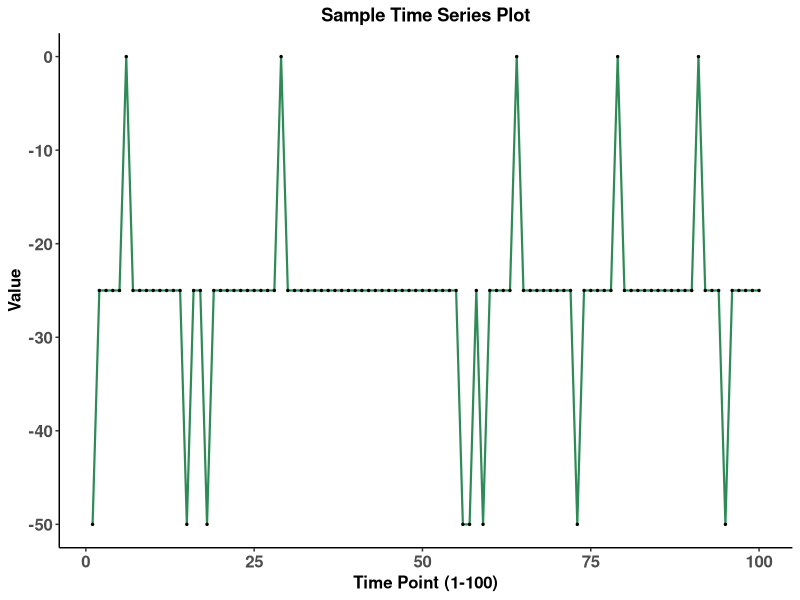
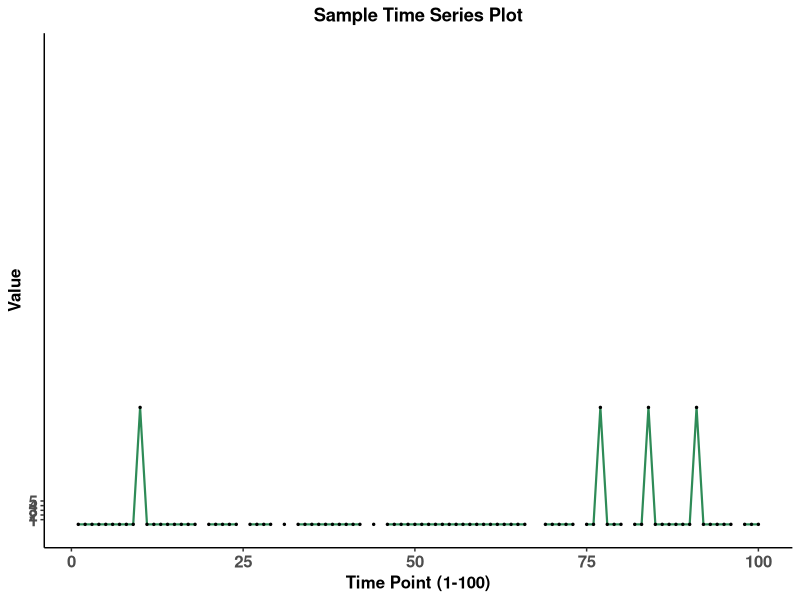
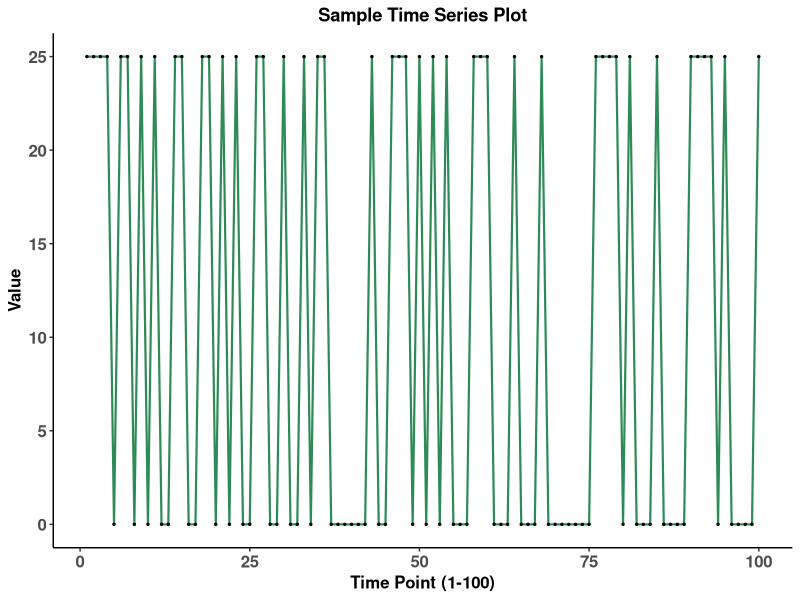
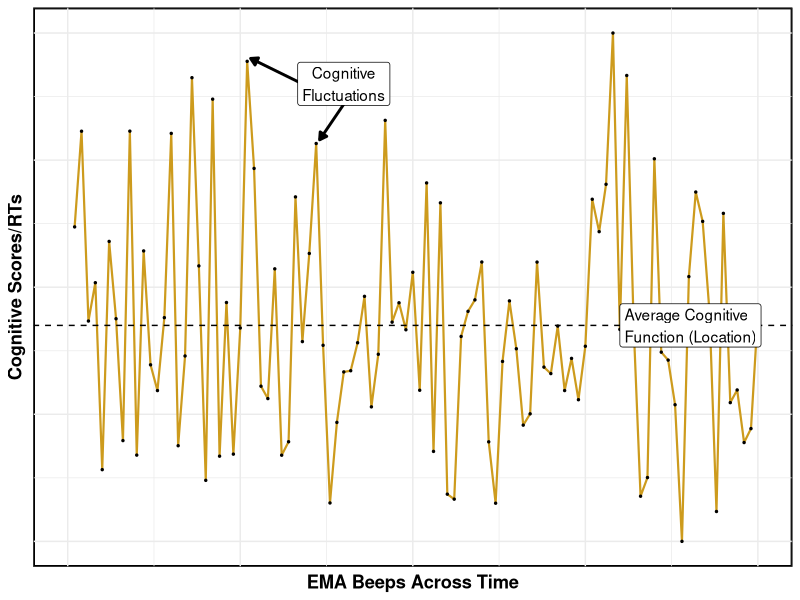
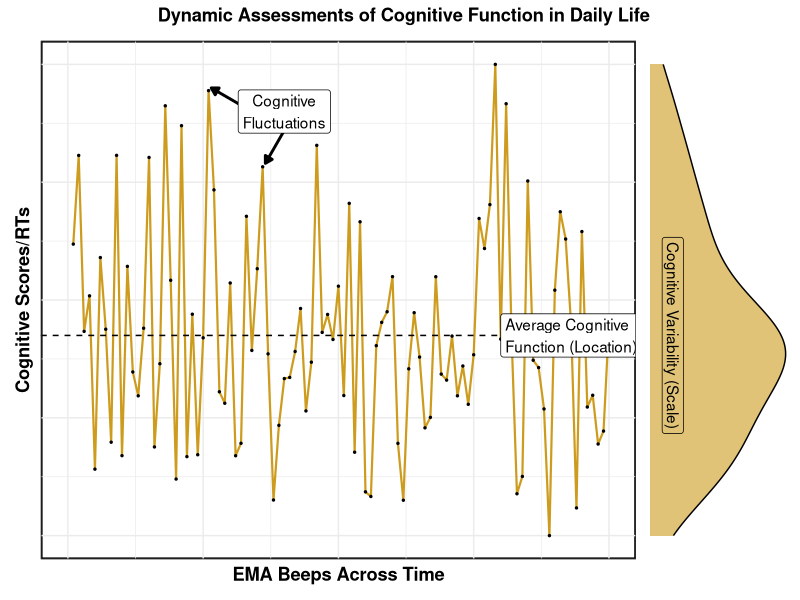
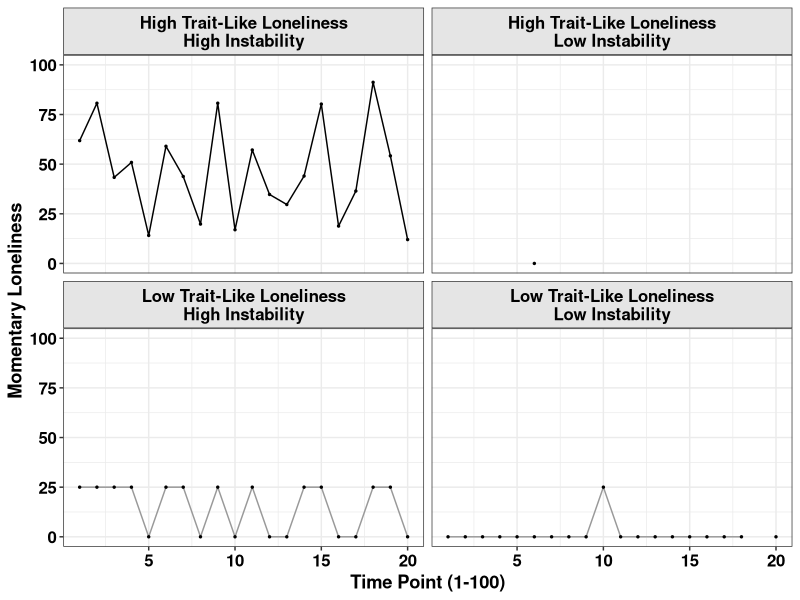
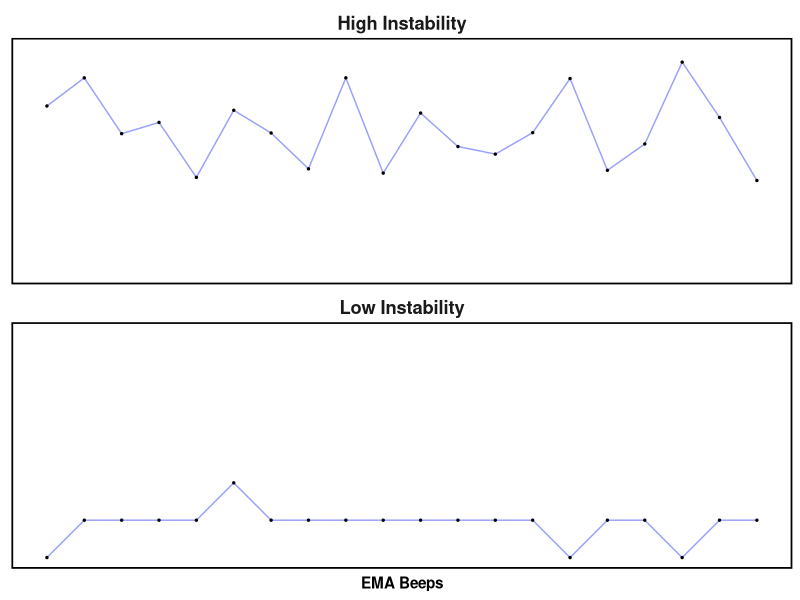
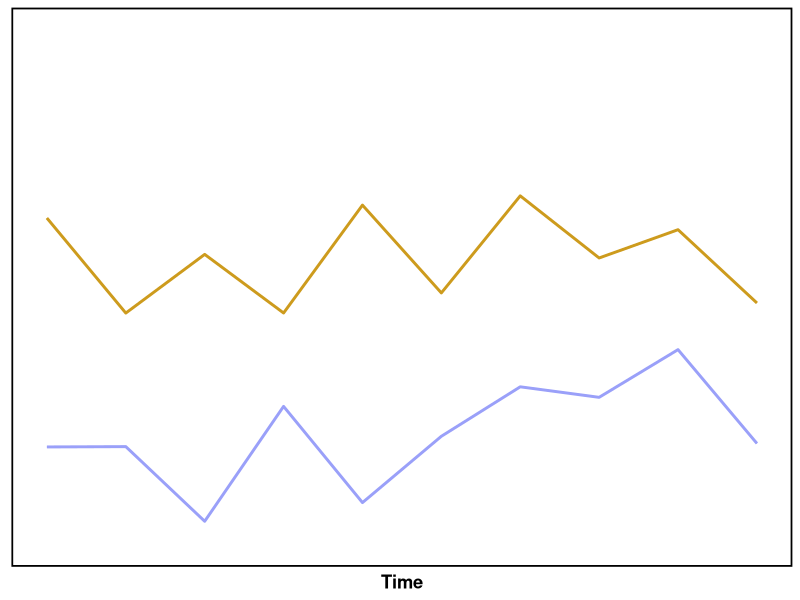

The R source for these figures, in order:

# library(graphicalVAR)
# library(mgm)
# library(qgraph)
library(patchwork)
library(knitr)
library(kableExtra)
library(cowplot)
library(plyr)
library(tidyverse)

# Example time series -----------------------------------------------------

pomp <- function(x, mini = 1, maxi = 5) (x - mini)/(maxi - mini)*100

# POMP based on observed max & min
pomp_obs <- function(x) {
  y <- (x - min(x, na.rm = T))/(max(x, na.rm = T)-min(x, na.rm = T))*100
  y[is.nan(y)] <- NA
  return(y)
}

my_theme <- function(){
  theme_bw() +
    theme(
      legend.position = "bottom"
      , legend.title = element_text(face = "bold", size = rel(1))
      , legend.text = element_text(face = "italic", size = rel(1))
      , axis.text = element_text(face = "bold", size = rel(1.1), color = "black")
      , axis.title = element_text(face = "bold", size = rel(1.2))
      , plot.title = element_text(face = "bold", size = rel(1.2), hjust = .5)
      , plot.subtitle = element_text(face = "italic", size = rel(1.2), hjust = .5)
      , strip.text = element_text(face = "bold", size = rel(1.1), color = "white")
      , strip.background = element_rect(fill = "black")
    )
}

# high loneliness, high stability
set.seed(7)
ts1 <- tibble(
  ID = 1 
  , t = 1:100
  , stability = "Low Instability"
  , loneliness = "High Trait-Like Loneliness"
  , value = pomp(round(arima.sim(n = 100, list(ar = c(1, -0.99), ma = c(-0.99, 0.99)),
                              sd = sqrt(.1))))
  # , value = pomp(arima.sim(n = 100, list(ar = c(1, -0.99), ma = c(-0.99, 0.99)),
  #                                sd = sqrt(.1)))
) 
ts1 %>%
  ggplot(aes(x = t, y = value)) + 
  geom_line(color = "seagreen4", size = .75) + 
  geom_point(size = .5) +
  # scale_y_continuous(limits = c(1,5), breaks = seq(1,5,1)) + 
  labs(x = "Time Point (1-100)"
       , y = "Value"
       , title = "Sample Time Series Plot") + 
  theme_classic() + 
  theme(
    axis.text = element_text(face = "bold", size = rel(1.1))
    , axis.title = element_text(face = "bold", size = rel(1.1))
    , plot.title = element_text(face = "bold", size = rel(1.2), hjust = .5)
  )

# low loneliness, high stability
set.seed(6)
ts2 <- tibble(
  ID = 2
  , t = 1:100
  , stability = "Low Instability"
  , loneliness = "Low Trait-Like Loneliness"
  , value = pomp(round(arima.sim(n = 100, list(ar = c(1, -.99), ma = c(-0.9, .9)),
                              sd = sqrt(.1)) + 1))
) 
ts2 %>%
  ggplot(aes(x = t, y = value)) + 
  geom_line(color = "seagreen4", size = .75) + 
  geom_point(size = .5) +
  scale_y_continuous(limits = c(0,100), breaks = seq(1,5,1)) +
  labs(x = "Time Point (1-100)"
       , y = "Value"
       , title = "Sample Time Series Plot") + 
  theme_classic() + 
  theme(
    axis.text = element_text(face = "bold", size = rel(1.1))
    , axis.title = element_text(face = "bold", size = rel(1.1))
    , plot.title = element_text(face = "bold", size = rel(1.2), hjust = .5)
  )

# low loneliness, low stability
set.seed(6)
ts3 <- tibble(
  ID = 3
  , t = 1:100
  , stability = "High Instability"
  , loneliness = "Low Trait-Like Loneliness"
  , value = pomp(as.numeric(ceiling(arima.sim(n = 100, list(order = c(1,0,0), ar = 0.00001),
                              sd = sqrt(.1)) + 1)))
) 
ts3 %>%
  ggplot(aes(x = t, y = value)) + 
  geom_line(color = "seagreen4", size = .75) + 
  geom_point(size = .5) +
  # scale_y_continuous(limits = c(1,5), breaks = seq(1,5,1)) + 
  labs(x = "Time Point (1-100)"
       , y = "Value"
       , title = "Sample Time Series Plot") + 
  theme_classic() + 
  theme(
    axis.text = element_text(face = "bold", size = rel(1.1))
    , axis.title = element_text(face = "bold", size = rel(1.1))
    , plot.title = element_text(face = "bold", size = rel(1.2), hjust = .5)
  )

# high loneliness, low stability
set.seed(6)
ts4 <- tibble(
  ID = 4
  , stability = "High Instability"
  , loneliness = "High Trait-Like Loneliness"
  , t = 1:100
  # , value = pomp(as.numeric(ceiling(arima.sim(n = 100, list(order = c(1,0,0), ar = 0.00001),
  #                                        sd = sqrt(.2)) + 4)))
  , value = pomp_obs(as.numeric(arima.sim(n = 100, list(order = c(1,0,0), ar = 0.00001),
                                              sd = sqrt(.2))))
) 
p1 <- ts4 %>% 
  ggplot(aes(x = t, y = value)) + 
  geom_line(color = "goldenrod3", size = .75) + 
  geom_point(size = .5) +
  geom_hline(aes(yintercept = mean(value)), linetype = "dashed") + 
  annotate(
    "label"
    , label = "Average Cognitive\nFunction (Location)"
    , x = 80, y = mean(ts4$value), hjust = 0
    ) +
  annotate(
    "segment"
    , arrow = arrow(type = "closed", length=unit(2, "mm"))
    , size = 1, x = 34, xend = 26.5, y = 90, yend = 95
    ) +
  annotate(
    "segment"
    , arrow = arrow(type = "closed", length=unit(2, "mm"))
    , size = 1, x = 40, xend = 36.5, y = 86, yend = 79
  ) +
  annotate(
    "label"
    , label = "Cognitive\nFluctuations"
    , x = 40, y = 90, hjust = .5
  ) +
  scale_x_continuous(limits = c(0, 100)) + 
  # scale_y_continuous(limits = c(1,5), breaks = seq(1,5,1)) + 
  labs(x = "EMA Beeps Across Time"
       , y = "Cognitive Scores/RTs"
  ) + 
  my_theme() + 
  # theme(
  #   axis.text = element_text(face = "bold", size = rel(1.1))
  #   , axis.title = element_text(face = "bold", size = rel(1.1))
  #   , plot.title = element_text(face = "bold", size = rel(1.2), hjust = .5)
  # )
  theme(
    axis.text = element_blank()
    # , axis.title.y = element_blank()
    , axis.title.x = element_text(face = "bold")
    , axis.ticks = element_blank()
    , axis.line = element_blank()
    # , axis.line = element_line(linewidth = 1.2)
    , legend.position = "none"
    , panel.background = element_rect(color = "black",linewidth = 1.2)
    , strip.background = element_rect(color = NA)
    , strip.text = element_text(face = "bold", size = rel(1.2))
  )
p1

p2 <- ts4 %>% 
  ggplot(aes(y = value)) + 
    geom_density(fill = "goldenrod3", alpha = .6) + 
    annotate(
      "label"
      , label = "Cognitive Variability (Scale)",
      y = mean(ts4$value), x = .003
      , angle = 270
      , fill = NA
      ) + 
    theme_void() 

p1 + p2  + 
  plot_layout(widths = c(8,2)) + 
  plot_annotation(
    title = "Dynamic Assessments of Cognitive Function in Daily Life"
    , theme = my_theme()
  )
ggsave(file = "~/Downloads/cog-var.png", width = 9, height = 5)

ts1 %>%
  full_join(ts2) %>%
  full_join(ts3) %>%
  full_join(ts4) %>%
  mutate(comb = paste(loneliness, stability, sep = "\n")) %>%
  ggplot(aes(x = t, y = value)) + 
    geom_line(
      aes(color = loneliness)
      , size = .5
      ) + 
  geom_point(size = .5) + 
  scale_color_manual(values = c("black", "gray60")) + 
  scale_y_continuous(limits = c(0,100), breaks = seq(0,100,25)) + 
  scale_x_continuous(limits = c(1,20)) + 
  labs(
    x = "Time Point (1-100)"
    , y = "Momentary Loneliness"
  ) +
  facet_wrap(~comb) + 
  my_theme() + 
  theme(
    legend.position = "none"
    , strip.background = element_rect(fill = "grey90")
    , strip.text = element_text(color = "black")
    )
ggsave(file = "~/Downloads/ex_ts_rq1.png", width = 5, height = 3)

ts1 %>%
  full_join(ts2) %>%
  full_join(ts3) %>%
  full_join(ts4) %>%
  mutate(comb = paste(loneliness, stability, sep = "\n")) %>%
  filter(loneliness == "High Trait-Like Loneliness") %>%
  ggplot(aes(x = t, y = value)) + 
  geom_line(
    color = "#9AA0F9"
    , size = .5
  ) + 
  geom_point(size = .5) + 
  # scale_color_manual(values = c("black", "gray60")) + 
  # scale_y_continuous(limits = c(0,100), breaks = seq(0,100,25)) + 
  scale_x_continuous(limits = c(1,20)) + 
  labs(
    x = "EMA Beeps"
    , y = "Momentary Loneliness"
  ) +
  facet_wrap(~stability, nrow = 2) + 
  theme_classic() + 
  theme(
    axis.text = element_blank()
    , axis.title.y = element_blank()
    , axis.title.x = element_text(face = "bold")
    , axis.ticks = element_blank()
    , axis.line = element_blank()
    # , axis.line = element_line(linewidth = 1.2)
    , legend.position = "none"
    , panel.background = element_rect(color = "black",linewidth = 1.2)
    , strip.background = element_rect(color = NA)
    , strip.text = element_text(face = "bold", size = rel(1.2))
  )
  # my_theme() + 
  # theme(
  #   legend.position = "none"
  #   , strip.background = element_rect(fill = "grey90")
  #   , strip.text = element_text(color = "black")
  # )
ggsave(file = "~/Downloads/ex_ts_rq1.png", width = 2.5, height = 3)

set.seed(61)
tibble(
  var = c("A", "B", "C", "cog")
  , m = c(1.5, 3.3, 7, 5)
  , sd = c(1.2, .3, 1.5, .8)
  , y = map2(m, sd, ~tibble(time = 1:10, y = rnorm(10, mean = .x, sd = .y)))
) %>%
  unnest(y) %>%
  filter(var %in% c("A", "cog")) %>%
  ggplot(aes(x = time, y = y, group = var)) + 
    scale_color_manual(values = c("#9AA0F9", "goldenrod3")) + 
    scale_y_continuous(limits = c(-1, 10)) + 
    geom_line(aes(color = var), size = 1) + 
    geom_line(aes(color = var)) + 
    labs(x = "Time") + 
    theme_classic() + 
    theme(axis.text = element_blank()
          , axis.title.y = element_blank()
          , axis.title.x = element_text(face = "bold", size = rel(1.2))
          , legend.position = "none"
          , axis.ticks = element_blank()
          , axis.line = element_blank()# element_line(linewidth = 1.2)
          , panel.background = element_rect(color = "black",linewidth = 1.2)
          # , axis.line = element_blank()
          )
ggsave(file = "~/Downloads/ex_ts_3.png", width = 2.7, height = 2.7)

tibble(
  A = c(2, 2, 3, 3, 2, 3, 5, 5, 2, 2)
  , C = c(2, 1, 3, 2, 2, 2, 0, 0, 2, 2) + 7
  , time = 1:10
) %>%
  pivot_longer(
    cols = -time
    , names_to = "var"
    , values_to = "y"
  ) %>%
  ggplot(aes(x = time, y = y, group = var)) + 
  scale_color_manual(
    values = c("#9AA0F9", "goldenrod3")
    ) + 
  scale_y_continuous(limits = c(-1, 10)) + 
  annotate(
    "rect"
    , xmin = 6, xmax = 9
    , ymin = 1, ymax = Inf
    , fill = "goldenrod1"
    , alpha = .1, color = "goldenrod3"
    ) + 
  geom_line(aes(color = var), size = 1) + 
  geom_line(aes(color = var)) + 
  labs(x = "EMA Beeps") + 
  theme_classic() + 
  theme(axis.text = element_blank()
        , axis.title.y = element_blank()
        , axis.title.x = element_text(face = "bold", size = rel(1.2))
        , legend.position = "none"
        , axis.ticks = element_blank()
        , panel.background = element_rect(color = "black",linewidth = 1.2)
        # , axis.line = element_line(linewidth = 1.2)
        , axis.line = element_blank()
  )
ggsave(file = "~/Downloads/ex_ts_4.png", width = 2.7, height = 2.7)

# set.seed(78)
# tibble(
#   var = c("A", "B", "C")
#   , m = c(1.5, 3.3, 7)
#   , sd = c(.8, .3, 2)
#   , y = map2(m, sd, ~tibble(time = 1:10, y = rnorm(10, mean = .x, sd = .y)))
# ) %>%
#   unnest(y) %>%
#   ggplot(aes(x = time, y = y, group = var)) + 
#   scale_color_manual(values = c("blue", "red3", "goldenrod2")) + 
#   scale_y_continuous(limits = c(-1, 11)) + 
#   geom_line(aes(color = var), size = 1) + 
#   theme_classic() + 
#   theme(axis.text = element_blank()
#         , axis.title = element_blank()
#         , legend.position = "none"
#         , axis.ticks = element_blank()
#         # , axis.line.x = element_line(linewidth = 1.5)
#         , axis.line = element_blank())
# ggsave(file = "~/Downloads/ex_ts.png", width = 2.7, height = 2)

# 
# # Aim 3 -------------------------------------------------------------------
# 
# gvar_sim_fun <- function(pk, pb){
#   Mod <- randomGVARmodel(7,probKappaEdge = pk,probBetaEdge = pb)
#   Data <- graphicalVARsim(150, Mod$beta, Mod$kappa)
#   Data[,4:7] <- apply(Data[,4:7], 2, function(x) ifelse(x > 0, 1, 0))
#   data_train <- Data[1:100,]
#   data_test <- Data[101:150,]
#   Res <- mvar(data = data_train
#               , type = c(rep("g", 3), rep("c", 4))
#               , level = c(rep(1, 3), rep(2,4))
#               , lags = 1
#               , k = 2
#               , lambdaSel = "CV"
#               , ruleReg = "AND"
#               , pbar = T)
#   pred <- predict(Res, data_test)
#   res_small <- Res$signs
#   res_small[is.na(res_small) | res_small == 0] <- 1
#   res_small <- res_small*Res$wadj
#   return(list(res = Res, pred = pred, small = res_small))
# }
# 
# 
# set.seed(6)
# gvar_ms <- tibble(
#   P = c(1,2)
#   , pk = c(.1,.3)
#   , pb = c(.1, .7)
#   , m = map2(pk, pb, gvar_sim_fun)
# )
# 
# 
# net_plot_fun <- function(m, p){
#   groups <- list(
#     A = 1:2
#     , B = 3:4
#     , C = 5:6
#     , Cog = 7
#   )
#   
#   img <- paste0(wd, "/images/", c("A", "B", "C", "cog"), ".png")
#   
#   colors <- c("#dee0ff", "#f8dedb", "#ffefcb", "#aae6c8")#c(color, color, "black")
#   
#   plot <- qgraph(
#     m$small[,,1]
#     , layout = "spring"
#     , loop = .7
#     # , title = sprintf("Wave %s: %s for S%s", wave, type, subject)
#     , node.width = 1.85
#     , repulsion = .8
#     , label.font = 2
#     , label.fill.vertical = 1
#     , label.fill.horizontal = 1
#     , esize = 7
#     , edge.width = 1
#     , edge.color = "black"
#     , threshold = .2
#     # , edge.labels = TRUE
#     # , edge.label.color = "black"
#     , negDashed = T
#     , border.width = 3
#     , asize = 5
#     # , shape = c(rep("circle", 6), "square")
#     # , groups = groups
#     # , color = colors
#     , images = img
#     , legend = F
#     , DoNotPlot = TRUE
#     , mar = c(6,4,8,4)
#   )
#   #change line colors
#   # plot$graphAttributes$Edges$color <-
#   #   ifelse(abs(plot$Edgelist$weight) <.1, edge_colors[1],
#   #          ifelse(abs(plot$Edgelist$weight) <.2, edge_colors[2], edge_colors[3]))
#   dark_colors <- c("#9E9AC8", "#807DBA", "#6A51A3", "#54278F", "#3F007D")
#   plot$graphAttributes$Nodes$label.color[plot$graphAttributes$Nodes$color %in% dark_colors] <- "white"
#   vars <- c(paste0(rep(c("A", "B", "C"), each = 2), rep(1:2, times = 3)), "Cog")#str_replace(colnames(data), "_", "\n")
#   #change variable names
#   plot$graphAttributes$Nodes$labels <- vars
#   plot(plot)
#   title(sprintf("Person %i", p), cex.main = 5)
#   # title(sprintf("Accuracy = %.2f", m$pred$errors$CC[9]), font.main = 1, cex.main = 3,line = -2)
# }
# 
# 
# wd <- "~/edbeck@ucdavis.edu - Google Drive/My Drive/Emorie & Zoe Grants/RS/figures"
# 
# 
# png(file = "~/Downloads/aim-3-nets-8png", width = 600, height = 1200)
# par(mfrow = c(2,1))
# gvar_ms %>%
#   mutate(net = pmap(list(m, P), net_plot_fun))
# dev.off()
# 
# 
# 
# gvar_sim_fun <- function(pk, pb){
#   Mod <- randomGVARmodel(5, probKappaEdge = pk,probBetaEdge = pb)
#   Data <- graphicalVARsim(150, Mod$beta, Mod$kappa)
#   Data[,1:2] <- apply(Data[,1:2], 2, function(x) ifelse(x > 0, 1, 0))
#   data_train <- Data[1:100,]
#   data_test <- Data[101:150,]
#   Res <- mvar(data = data_train
#               , type = c(rep("c", 2), rep("g", 3))
#               , level = c(rep(2, 2), rep(1, 3))
#               , lags = 1
#               , k = 2
#               , lambdaSel = "CV"
#               , ruleReg = "AND"
#               , pbar = T)
#   pred <- predict(Res, data_test)
#   res_small <- Res$signs
#   res_small[is.na(res_small) | res_small == 0] <- 1
#   res_small <- res_small*Res$wadj
#   return(list(res = Res, pred = pred, small = res_small))
# }
# 
# set.seed(6)
# gvar_ms <- tibble(
#   P = c(1,2)
#   , pk = c(.1, .3)
#   , pb = c(.1, .6)
#   , m = map2(pk, pb, gvar_sim_fun)
# )
# 
# 
# net_plot_fun <- function(m, p){
#   groups <- list(
#     A = 1
#     , B = 2
#     , C = 3
#     , Cog = 4
#     , HB = 5
#   )
#   
#   colors <- c("#dee0ff", "#f8dedb", "#ffefcb", "#aae6c8", "#dcc0fc")#c(color, color, "black")
#   
#   plot <- qgraph(
#     m$small[,,1]
#     , layout = "spring"
#     , loop = .7
#     # , title = sprintf("Wave %s: %s for S%s", wave, type, subject)
#     , node.width = 1.85
#     , repulsion = .8
#     , label.font = 2
#     , label.fill.vertical = 1
#     , label.fill.horizontal = 1
#     , esize = 7
#     , edge.width = 1
#     , edge.color = "black"
#     # , edge.labels = TRUE
#     # , edge.label.color = "black"
#     , negDashed = T
#     , border.width = 3
#     , asize = 5
#     , shape = c(rep("circle", 6), "square")
#     , groups = groups
#     , color = colors
#     , legend = F
#     , DoNotPlot = TRUE
#     , mar = c(6,4,8,4)
#   )
#   #change line colors
#   # plot$graphAttributes$Edges$color <-
#   #   ifelse(abs(plot$Edgelist$weight) <.1, edge_colors[1],
#   #          ifelse(abs(plot$Edgelist$weight) <.2, edge_colors[2], edge_colors[3]))
#   dark_colors <- c("#9E9AC8", "#807DBA", "#6A51A3", "#54278F", "#3F007D")
#   plot$graphAttributes$Nodes$label.color[plot$graphAttributes$Nodes$color %in% dark_colors] <- "white"
#   vars <- c("A", "B", "C", "Cog", "HB")#str_replace(colnames(data), "_", "\n")
#   #change variable names
#   plot$graphAttributes$Nodes$labels <- vars
#   plot(plot)
#   title(sprintf("Person %i", p), cex.main = 5)
#   # title(sprintf("Accuracy = %.2f", m$pred$errors$CC[9]), font.main = 1, cex.main = 3,line = -2)
# }


# 
# # 
# # png(file = "~/Downloads/aim-3-nets.png", width = 600, height = 1200)
# # par(mfrow = c(2,1))
# # gvar_ms %>%
# #   mutate(net = pmap(list(m, P), net_plot_fun))
# # dev.off()
# 
# net_plot_fun <- function(m, p){
#   groups <- list(
#     A = 1
#     , B = 2
#     , C = 3
#     , Cog = 4
#   )
#   
#   colors <- c("#dee0ff", "#f8dedb", "#ffefcb", "#aae6c8", "#dcc0fc")#c(color, color, "black")
#   img <- paste0(wd, "/images/", c("A", "B", "C", "cog", "HB"), ".png")
#   
#   plot <- qgraph(
#     m$small[,,1]
#     , layout = "spring"
#     , loop = .7
#     # , title = sprintf("Wave %s: %s for S%s", wave, type, subject)
#     , node.width = 1.85
#     , repulsion = .8
#     , labels = F
#     # , label.font = 2
#     # , label.fill.vertical = 1
#     # , label.fill.horizontal = 1
#     , esize = 7
#     , edge.width = 1
#     , edge.color = "black"
#     # , edge.labels = TRUE
#     # , edge.label.color = "black"
#     , negDashed = T
#     , border.width = 3
#     , asize = 5
#     , shape = c(rep("circle", 6), "square")
#     , groups = groups
#     , color = colors
#     , images = img
#     , legend = F
#     , DoNotPlot = TRUE
#     , mar = c(6,4,8,4)
#   )
#   #change line colors
#   # plot$graphAttributes$Edges$color <-
#   #   ifelse(abs(plot$Edgelist$weight) <.1, edge_colors[1],
#   #          ifelse(abs(plot$Edgelist$weight) <.2, edge_colors[2], edge_colors[3]))
#   dark_colors <- c("#9E9AC8", "#807DBA", "#6A51A3", "#54278F", "#3F007D")
#   plot$graphAttributes$Nodes$label.color[plot$graphAttributes$Nodes$color %in% dark_colors] <- "white"
#   # vars <- c("A", "B", "C", "Cog")#str_replace(colnames(data), "_", "\n")
#   #change variable names
#   # plot$graphAttributes$Nodes$labels <- vars
#   plot(plot)
#   title(sprintf("Person %i", p), cex.main = 5)
#   # title(sprintf("Accuracy = %.2f", m$pred$errors$CC[9]), font.main = 1, cex.main = 3,line = -2)
# }
# 
# 
# 
# 
# png(file = "~/Downloads/aim-3-nets-img-ex.png", width = 600, height = 600)
# par(mfrow = c(1,1))
# gvar_ms %>%
#   filter(row_number() == 1) %>%
#   mutate(net = pmap(list(m, P), net_plot_fun))
# dev.off()
# 
# png(file = "~/Downloads/aim-3-nets-img-2.png", width = 600, height = 600)
# par(mfrow = c(1,1))
# gvar_ms %>%
#   filter(row_number() == 2) %>%
#   mutate(net = pmap(list(m, P), net_plot_fun))
# dev.off()
# 
# net_plot_fun <- function(m, p){
#   groups <- list(
#     A = 1
#     , B = 2
#     , C = 3
#     , Cog = 4
#   )
#   
#   colors <- c("#dee0ff", "#f8dedb", "#ffefcb", "#aae6c8")#c(color, color, "black")
#   img <- paste0(wd, "/images/", c("A", "B", "C", "cog"), "-col.png")
#   
#   plot <- qgraph(
#     m$small[,,1]
#     , layout = "spring"
#     , loop = .7
#     # , title = sprintf("Wave %s: %s for S%s", wave, type, subject)
#     , node.width = 1.85
#     , repulsion = .8
#     , labels = F
#     # , label.font = 2
#     # , label.fill.vertical = 1
#     # , label.fill.horizontal = 1
#     , esize = 7
#     , edge.width = 1
#     , edge.color = "black"
#     # , edge.labels = TRUE
#     # , edge.label.color = "black"
#     , negDashed = T
#     , border.width = 3
#     , asize = 5
#     , shape = c(rep("circle", 6), "square")
#     , groups = groups
#     , color = colors
#     , images = img
#     , legend = F
#     , DoNotPlot = TRUE
#     , mar = c(6,4,8,4)
#   )
#   #change line colors
#   # plot$graphAttributes$Edges$color <-
#   #   ifelse(abs(plot$Edgelist$weight) <.1, edge_colors[1],
#   #          ifelse(abs(plot$Edgelist$weight) <.2, edge_colors[2], edge_colors[3]))
#   dark_colors <- c("#9E9AC8", "#807DBA", "#6A51A3", "#54278F", "#3F007D")
#   plot$graphAttributes$Nodes$label.color[plot$graphAttributes$Nodes$color %in% dark_colors] <- "white"
#   # vars <- c("A", "B", "C", "Cog")#str_replace(colnames(data), "_", "\n")
#   #change variable names
#   # plot$graphAttributes$Nodes$labels <- vars
#   plot(plot)
#   title(sprintf("Person %i", p), cex.main = 5)
#   # title(sprintf("Accuracy = %.2f", m$pred$errors$CC[9]), font.main = 1, cex.main = 3,line = -2)
# }
# 
# 
# 
# 
# png(file = "~/Downloads/aim-3-nets-img-ex-col.png", width = 600, height = 600)
# par(mfrow = c(1,1))
# gvar_ms %>%
#   filter(row_number() == 1) %>%
#   mutate(net = pmap(list(m, P), net_plot_fun))
# dev.off()
# 
# png(file = "~/Downloads/aim-3-nets-img-2-col.png", width = 600, height = 600)
# par(mfrow = c(1,1))
# gvar_ms %>%
#   filter(row_number() == 2) %>%
#   mutate(net = pmap(list(m, P), net_plot_fun))
# dev.off()
# 
